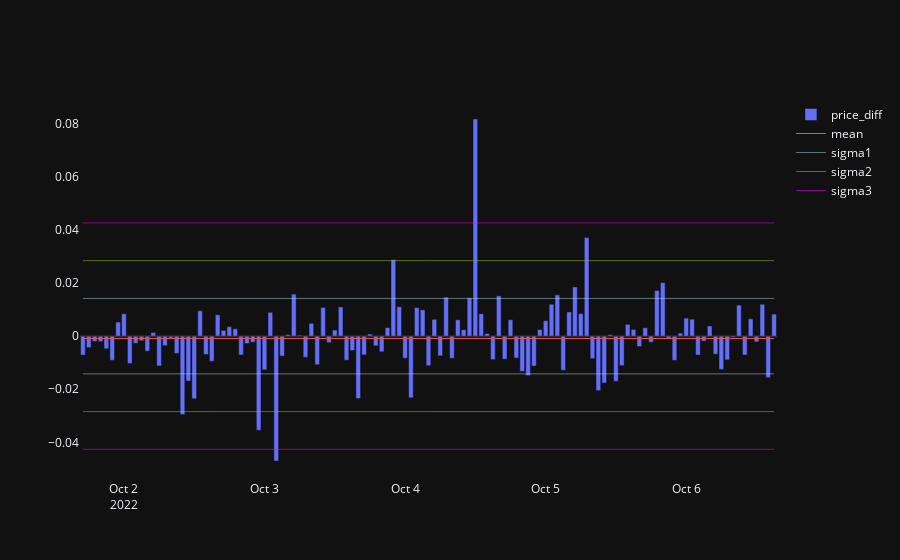

Source (notebook cell):
### Code cell
plot('SANTOS/BUSD', 5, '1h', annualized=False)
